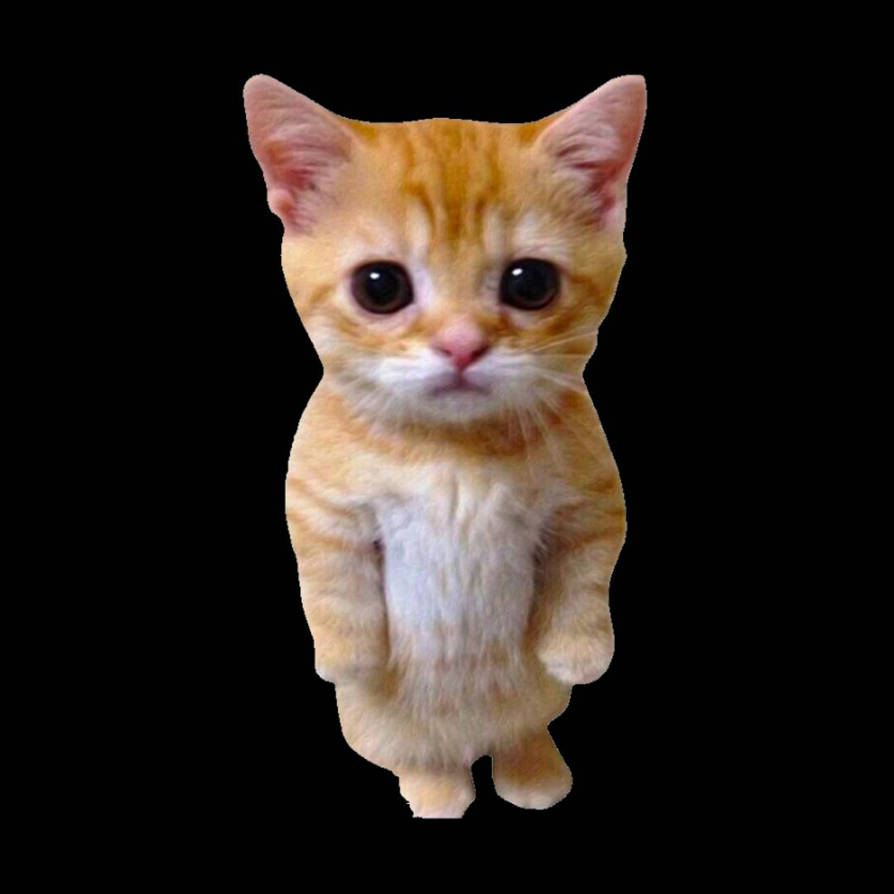
#> input picture Modul6/Codelab/images/cat el gato.jpg, 894 x 894 px, found by its file name
$ python codelab2.py
#> lines starting #> are read from the running program, lines starting #| are printed output that depends on the picture
from PIL import Image, ImageFilter
import matplotlib.pyplot as plt

img = Image.open(r'Modul6/Codelab/images/cat el gato.jpg')
#> img is the input picture: PIL image 894x894 RGB; mean R, G, B 45.2, 36.6, 30.8
filtered_img = img.filter(ImageFilter.CONTOUR)
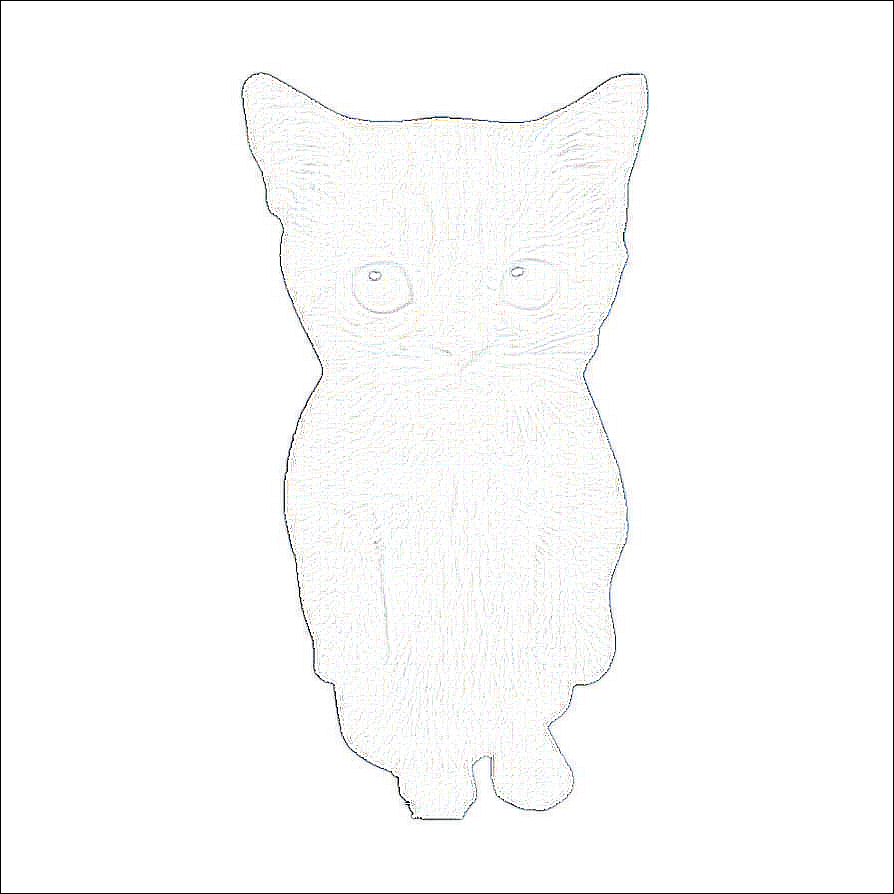
#> filtered_img: PIL image 894x894 RGB; mean R, G, B 251.4, 251.5, 251.3
rotated_img = img.rotate(45)
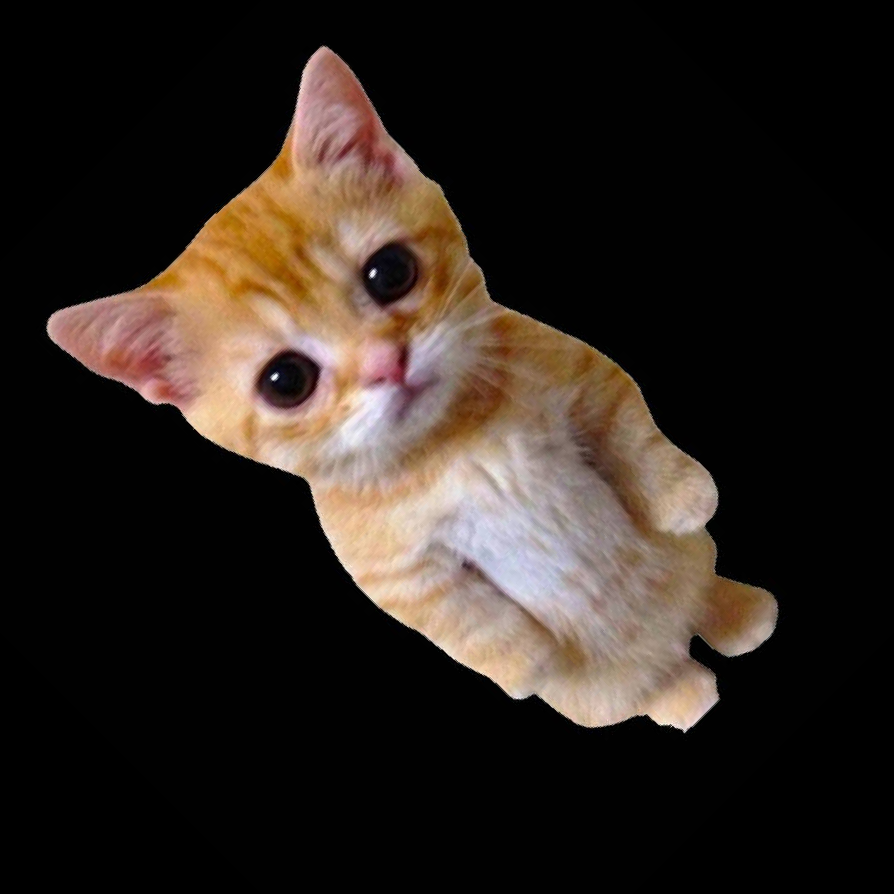
#> rotated_img: PIL image 894x894 RGB; mean R, G, B 45, 36.4, 30.7

plt.figure(figsize=(15, 10))

plt.subplot(2, 2, 1)
plt.imshow(img)
plt.title("Original Image")
plt.axis("off")

plt.subplot(2, 2, 2)
plt.imshow(filtered_img)
plt.title("Filtered: CONTOUR")
plt.axis("off")

plt.subplot(2, 2, 3)
plt.imshow(img)
plt.title("Annotated Image")
plt.axis("off")
plt.text(10, 50, "CAT CAT CAT", fontsize=12, color="yellow", bbox=dict(facecolor="red", alpha=0.5))
plt.annotate(
    "El gato",
    xy=(200, 200), xycoords="data",
    xytext=(400, 400), textcoords="data",
    arrowprops=dict(arrowstyle="->", lw=2, color="blue"),
    fontsize=10, color="blue"
)

plt.subplot(2, 2, 4)
plt.imshow(rotated_img)
plt.title("Rotated Image")
plt.axis("off")


plt.show()
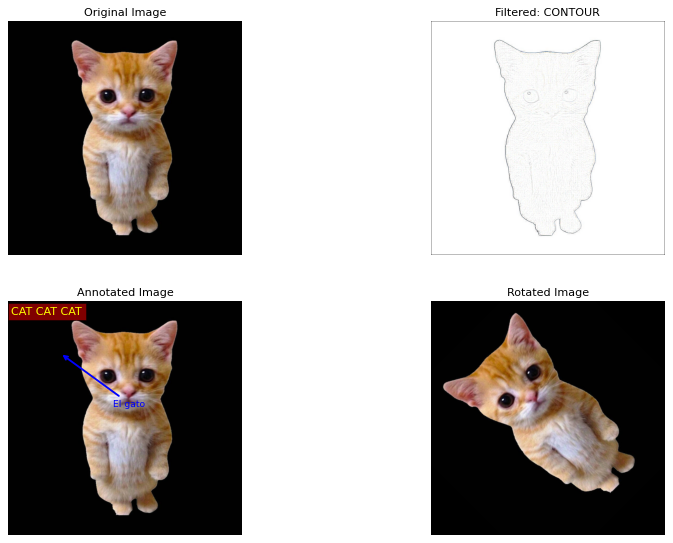
#> figure drawn by matplotlib, 4 panels

# [21 lines of commented-out code are left out]
